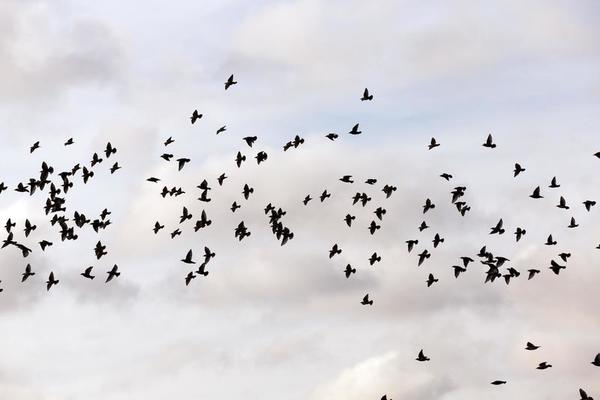
#> input picture day2/images/birds.jpg, 600 x 400 px; the run also reads 1 picture not shown here
$ jupyter execute --allow-errors demo.ipynb
#> lines starting #> are read from the running program, lines starting #| are printed output that depends on the picture; after the words box and inside, x2 and y2 are one past the last pixel; in counts of white or black regions, pixels touching at a corner belong together
[cell 1]
import cv2
import numpy as np
import matplotlib.pyplot as plt

[cell 2]
image = cv2.imread('images/white_board.png')

print(f"Image shape: {image.shape}")
#| Image shape: (671, 1000, 3)

# Draw a red rectangle
cv2.line(image, (50, 100), (150, 100), (0, 255, 0), 3)

# Draw a filled rectangle
cv2.rectangle(image, (200, 350), (450, 600), (0, 0, 255), -1)  # Filled rectangle

# draw a circle
cv2.circle(image, (650, 200), 150, (255, 0 , 0), 10)

#add text
cv2.putText(image, 'Emmanuel!', (100, 200), cv2.FONT_HERSHEY_COMPLEX, 5, (255, 255, 0), 10)
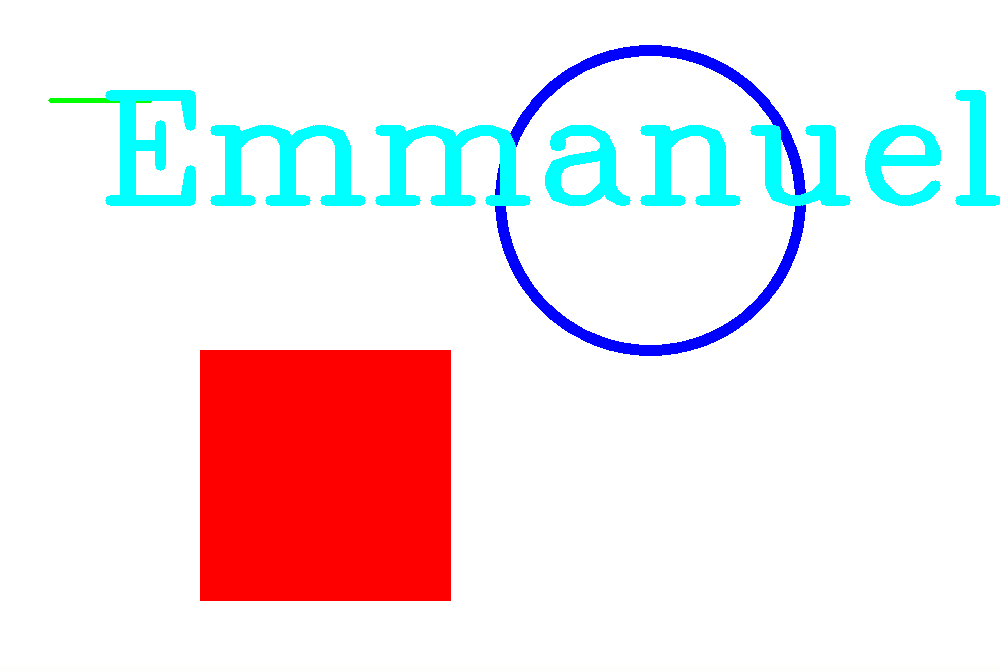
#> image: shape (671, 1000, 3); mean B, G, R 230.9, 227.4, 239.1

cv2.imshow('Original Image', image)

cv2.waitKey(0)
cv2.destroyAllWindows()

[cell 3]
image = cv2.imread('images/birds.jpg')
#> image is the input picture: shape (400, 600, 3); mean B, G, R 217.1, 213.3, 215

image_gray = cv2.cvtColor(image, cv2.COLOR_BGR2GRAY)
ret, tresh = cv2.threshold(image_gray, 127, 255, cv2.THRESH_BINARY_INV)
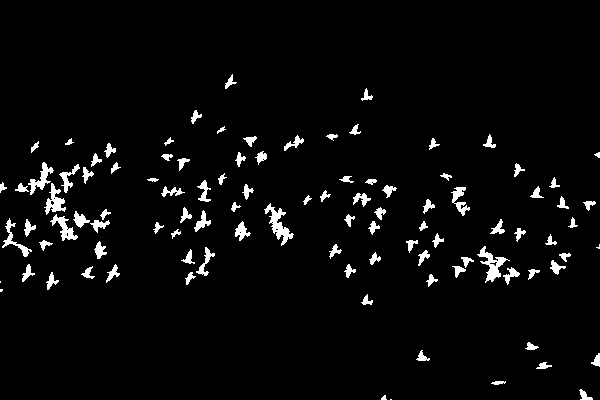
#> tresh: shape (400, 600); 3.7% white; 102 white regions (4 under 20 px)

contours, hierarchy = cv2.findContours(tresh, cv2.RETR_TREE, cv2.CHAIN_APPROX_SIMPLE)
#> contours = 112 contours, 19 with area under 20; largest, box (x1, y1, x2, y2) and area: (264, 203, 294, 246) 348, (477, 246, 510, 283) 338, (44, 183, 66, 215) 255, (50, 214, 78, 241) 225, (28, 162, 54, 195) 224
for cnt in contours:
    if cv2.contourArea(cnt) > 50:
        cv2.drawContours(image, cnt, -1, (0, 255, 0), 1)
#> this loop made 112 passes
#> cnt on passes 1, 11, 44, 53: [[390, 399], [391, 399]], [[0, 281], [0, 282]], [[239, 232], [240, 231], [241, 232], [240, 233]], [[66, 229], [67, 228], [68, 229], [67, 230]]
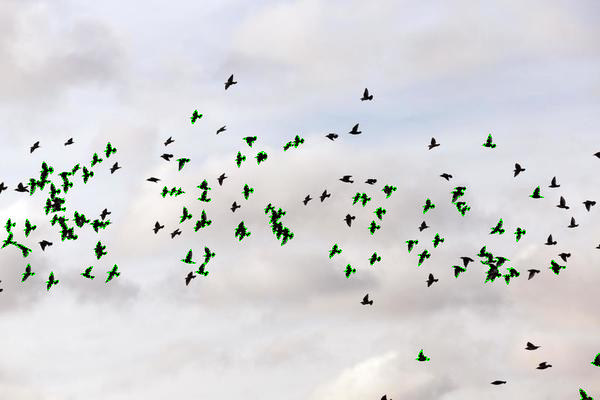
#> image: shape (400, 600, 3); 0.84% of pixels changed, all inside (x1, y1, x2, y2) = (2, 110, 600, 400)

cv2.imshow('Birds', image)
cv2.imshow('tresh_birds', tresh)


cv2.waitKey(0)
cv2.destroyAllWindows()
